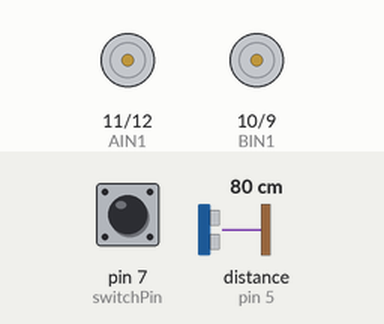
This sketch was run on a simulated Arduino Uno, built with avr-gcc and run on an emulated ATmega328P. Parts: motor-driver pin pairs drawn as motors (green arrow = first pin HIGH = forward, orange = second pin HIGH = backward, longer = more drive, scaled by the enable pin). Wiring (inferred from the names in the program): ultrasonic range finder: trigger pin 6; echo pin 5. Inputs (shaded band) come from the test bench; at power-on: pin 7 (switchPin) HIGH, distance to the obstacle (sensor on pin 5) 80 cm. The echo pulse lasts 58.3 µs per cm; what the sketch prints to the serial monitor is not drawn.

Above: at 1.2 s.
1.3 s: pin 7 (switchPin) pulled LOW for 0.15 s
At 1.39 s:
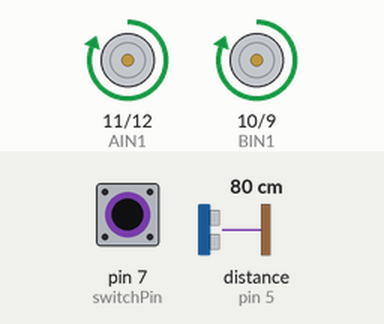
2.9 s: distance to the obstacle (sensor on pin 5) set to 2 cm
5.9 s: pin 7 (switchPin) pulled LOW for 1 s
At 6.59 s:
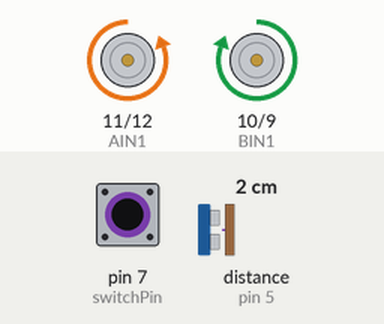
9.1 s: pin 7 (switchPin) pulled LOW for 3.2 s
At 9.45 s:
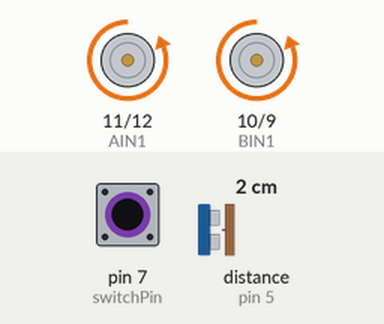
13.8 s: distance to the obstacle (sensor on pin 5) set to 4 cm
16.8 s: pin 7 (switchPin) pulsed LOW 5 times (0.12 s each, 0.3 s apart)
At 17.79 s:
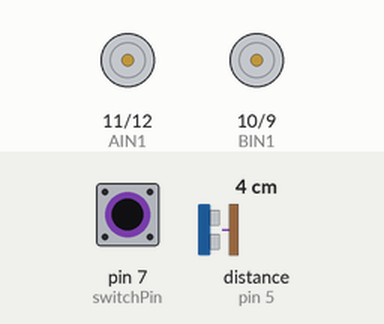
Timing chart, 0 to 20.1 s (numbered marks = the images above; inputs shaded):
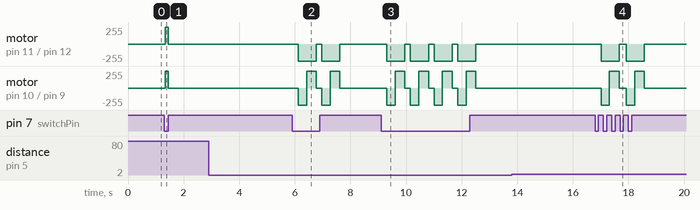

The sketch:

SIK_Circuit_5C-AutonomousRobot.ino
```cpp
/*
SparkFun Inventor’s Kit
Circuit 5C - Autonomous Robot

This robot will drive around on its own and react to obstacles by backing up and turning to a new direction.
This sketch was adapted from one of the activities in the SparkFun Guide to Arduino.
Check out the rest of the book at
https://www.sparkfun.com/products/14326

This sketch was written by SparkFun Electronics, with lots of help from the Arduino community.
This code is completely free for any use.

View circuit diagram and instructions at: https://learn.sparkfun.com/tutorials/sparkfun-inventors-kit-experiment-guide---v40
Download drawings and code at: https://github.com/sparkfun/SIK-Guide-Code
*/

//distance variables

const int trigPin = 6;
const int echoPin = 5;


//the left motor will be controlled by the motor B pins on the motor driver
const int PWMB = 8;           //speed control pin on the motor driver for the left motor
const int BIN2 = 9;           //control pin 2 on the motor driver for the left motor
const int BIN1 = 10;           //control pin 1 on the motor driver for the left motor

//the right motor will be controlled by the motor A pins on the motor driver
const int AIN1 = 11;           //control pin 1 on the motor driver for the right motor
const int AIN2 = 12;            //control pin 2 on the motor driver for the right motor
const int PWMA = 13;            //speed control pin on the motor driver for the right motor


int switchPin = 7;             //switch to turn the robot on and off

float distance = 0;            //variable to store the distance measured by the distance sensor

//robot behaviour variables
int backupTime = 300;           //amount of time that the robot will back up when it senses an object
int turnTime = 300;             //amount that the robot will turn once it has backed up

/********************************************************************************/
void setup()
{
  pinMode(trigPin, OUTPUT);       //this pin will send ultrasonic pulses out from the distance sensor
  pinMode(echoPin, INPUT);        //this pin will sense when the pulses reflect back to the distance sensor

  pinMode(switchPin, INPUT_PULLUP);   //set this as a pullup to sense whether the switch is flipped


  //set the motor contro pins as outputs
  pinMode(AIN1, OUTPUT);
  pinMode(AIN2, OUTPUT);
  pinMode(PWMA, OUTPUT);

  pinMode(BIN1, OUTPUT);
  pinMode(BIN2, OUTPUT);
  pinMode(PWMB, OUTPUT);

  Serial.begin(9600);                       //begin serial communication with the computer
  Serial.print("To infinity and beyond!");  //test the serial connection
}

/********************************************************************************/
void loop()
{
  //DETECT THE DISTANCE READ BY THE DISTANCE SENSOR
  distance = getDistance();

  Serial.print("Distance: ");
  Serial.print(distance);
  Serial.println(" in");              // print the units

  if(digitalRead(switchPin) == LOW){  //if the on switch is flipped

    if(distance < 30){                //if an object is detected
      //back up and turn
      Serial.print(" ");
      Serial.print("BACK!");

      //stop for a moment
      rightMotor(0);
      leftMotor(0);
      delay(200);

      //back up
      rightMotor(-255);
      leftMotor(-255);
      delay(backupTime);

      //turn to the right
      rightMotor(-255);
      leftMotor(255);
      delay(turnTime);

    }else{                         //if no obstacle is detected drive forward
      Serial.print(" ");
      Serial.print("Moving...");


      rightMotor(255);
      leftMotor(255);
    }
  } else{                         //if the switch is off then stop

      //stop the motors
      rightMotor(0);
      leftMotor(0);
  }

  delay(50);                      //wait 50 milliseconds between readings
}

/********************************************************************************/
void rightMotor(int motorSpeed)                       //function for driving the right motor
{
  if (motorSpeed > 0)                                 //if the motor should drive forward (positive speed)
  {
    digitalWrite(AIN1, HIGH);                         //set pin 1 to high
    digitalWrite(AIN2, LOW);                          //set pin 2 to low
  }
  else if (motorSpeed < 0)                            //if the motor should drive backwar (negative speed)
  {
    digitalWrite(AIN1, LOW);                          //set pin 1 to low
    digitalWrite(AIN2, HIGH);                         //set pin 2 to high
  }
  else                                                //if the motor should stop
  {
    digitalWrite(AIN1, LOW);                          //set pin 1 to low
    digitalWrite(AIN2, LOW);                          //set pin 2 to low
  }
  analogWrite(PWMA, abs(motorSpeed));                 //now that the motor direction is set, drive it at the entered speed
}

/********************************************************************************/
void leftMotor(int motorSpeed)                        //function for driving the left motor
{
  if (motorSpeed > 0)                                 //if the motor should drive forward (positive speed)
  {
    digitalWrite(BIN1, HIGH);                         //set pin 1 to high
    digitalWrite(BIN2, LOW);                          //set pin 2 to low
  }
  else if (motorSpeed < 0)                            //if the motor should drive backwar (negative speed)
  {
    digitalWrite(BIN1, LOW);                          //set pin 1 to low
    digitalWrite(BIN2, HIGH);                         //set pin 2 to high
  }
  else                                                //if the motor should stop
  {
    digitalWrite(BIN1, LOW);                          //set pin 1 to low
    digitalWrite(BIN2, LOW);                          //set pin 2 to low
  }
  analogWrite(PWMB, abs(motorSpeed));                 //now that the motor direction is set, drive it at the entered speed
}

/********************************************************************************/
//RETURNS THE DISTANCE MEASURED BY THE HC-SR04 DISTANCE SENSOR
float getDistance()
{
  float echoTime;                   //variable to store the time it takes for a ping to bounce off an object
  float calcualtedDistance;         //variable to store the distance calculated from the echo time

  //send out an ultrasonic pulse that's 10ms long
  digitalWrite(trigPin, HIGH);
  delayMicroseconds(10);
  digitalWrite(trigPin, LOW);

  echoTime = pulseIn(echoPin, HIGH);      //use the pulsein command to see how long it takes for the
                                          //pulse to bounce back to the sensor

  calcualtedDistance = echoTime / 148.0;  //calculate the distance of the object that reflected the pulse (half the bounce time multiplied by the speed of sound)

  return calcualtedDistance;              //send back the distance that was calculated
}
```

Measured:
- after the input at 1.3 s, motor on pin 11 (AIN1) / pin 12 (AIN2), motor on pin 10 (BIN1) / pin 9 (BIN2): stopped → forward 255/255 at once, → stopped 0.11 s later
- after the input at 2.9 s, every drawn part: stays the same
- after the input at 13.8 s, every drawn part: stays the same
